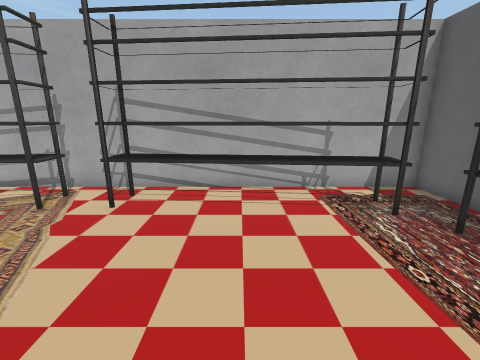
view 1 (above)

16 first-person views from a walk through a Unity game level. The camera is 1.3 m above the floor, tilts 14° down and sees 90° across. The floor is counted in squares, 0.5 m on a side. Each view is taken from the middle of a square. On the plan, view 1 faces up. The plan holds only what a view shows up to about 17 squares ahead; the rest is blank. The player is left out. Some animated figures are left out. Door leaves are left out, so doorways stand open. Some surface patterns are stand-ins.

view 2
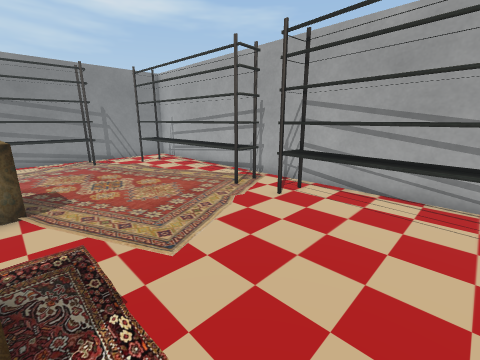

view 3
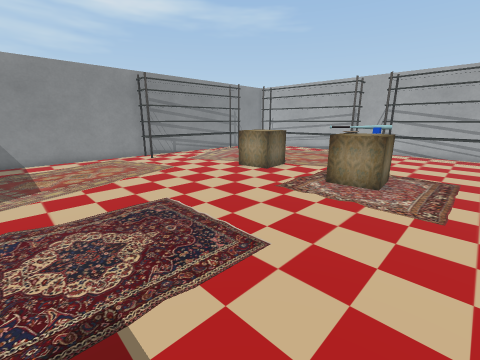

view 4
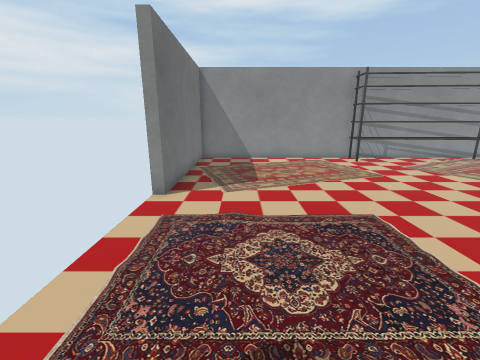

view 5
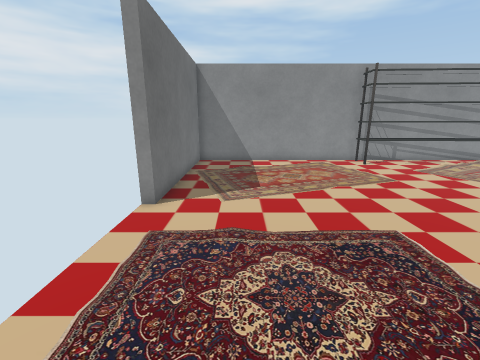

view 6
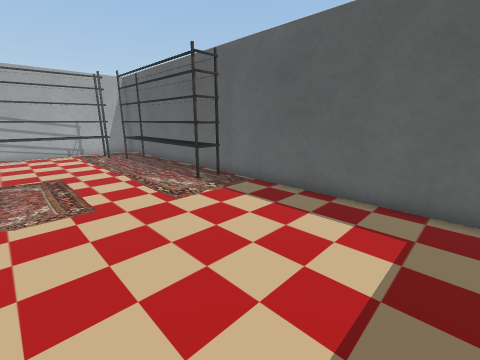

view 7
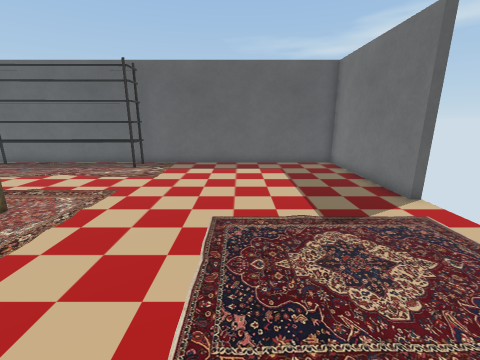

view 8
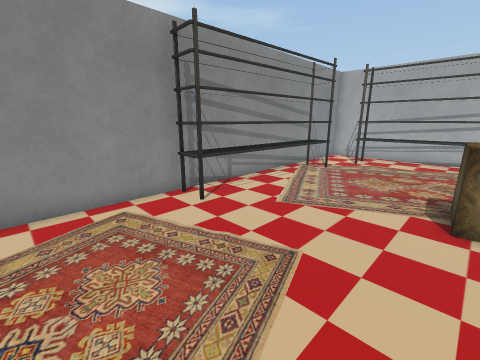

view 9
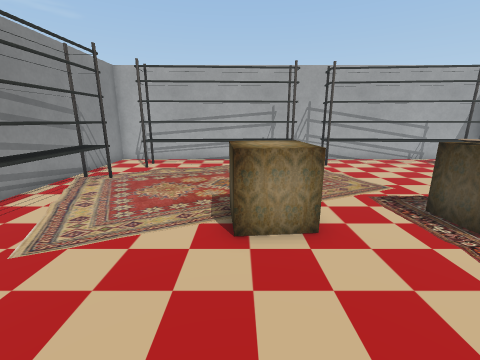

view 10
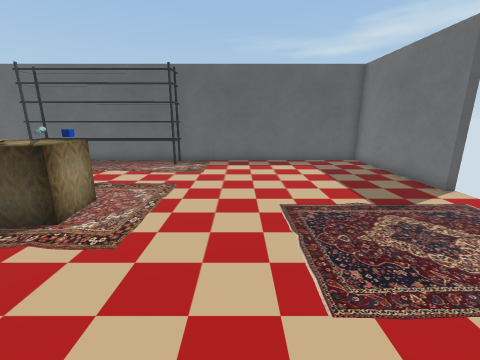

view 11
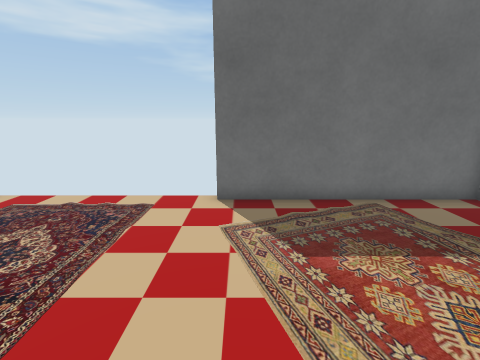

view 12
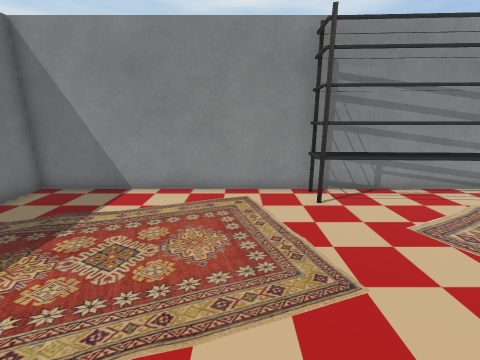

view 13
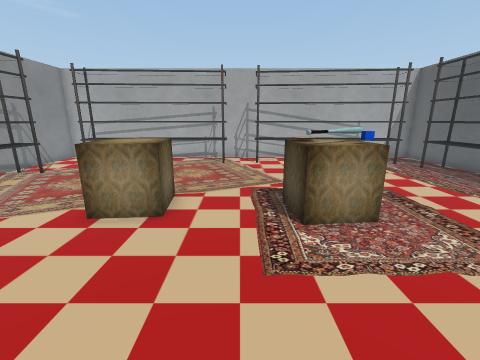

view 14
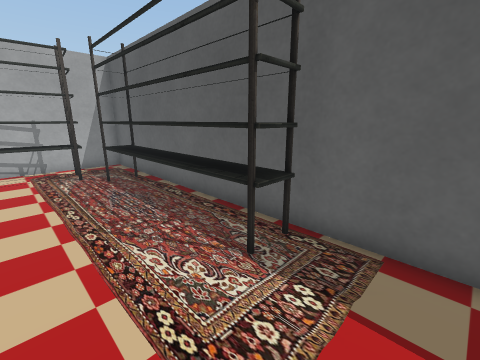

view 15
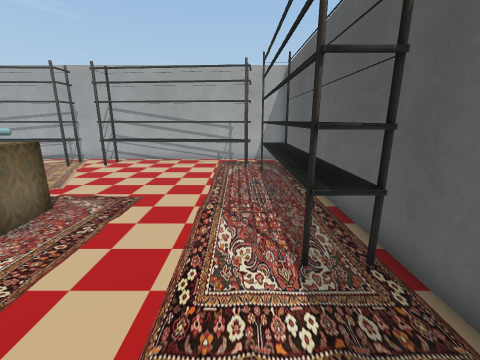

view 16
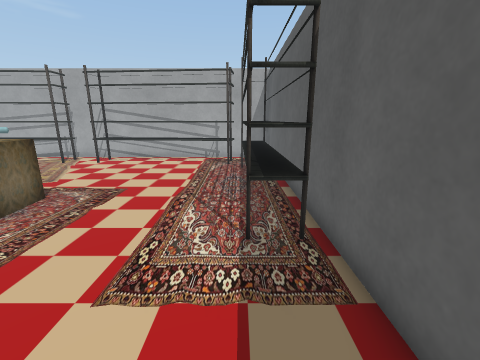

### Floor plan
Points are (right, up) in squares from view 1. A wall is a line through its corners. A room is listed if a view was taken in it or the views show most of it. See-through windows are left out.
Room 1 (views 1, 2, 3, 4, 5, 6, 7, 8, 9, 10, 11, 12, 13, 14, 15, 16)
walls: (-0.3, -14.7) (7, -14.7) (7, 5.1); (3.5, 9.3) (-17, 9.3) (-17, -14.7) (-8.2, -14.7)
ways out: open door at (-4, -15)
objects: shelf (-16, -5) to (-15, 4); shelf (-14, 6) to (-6, 8); other object (-12, 6) to (-10, 6); other object (-9, -2) to (-7, -1); other object (-9, -1) to (-7, 0); other object (-4, -3) to (-1, 0); shelf (-4, 6) to (5, 8); shelf (5, -3) to (6, 5)
Room 2 (no view inside)
walls: (7, 5.1) (7, 9.3) (3.5, 9.3)
objects: other object (4, 6) to (6, 8)

Positions as (right, up) in squares from view 1, and headings:
1: (0, 0), facing up
2: (1, 0), facing up-left
3: (1, -12), facing up-left
4: (0, -12), facing left
5: (-1, -12), facing left
6: (-1, -12), facing up-right
7: (-8, -9), facing right
8: (-9, -9), facing up-left
9: (-9, -7), facing up
10: (-9, -7), facing right
11: (-9, -7), facing down
12: (-8, -7), facing left
13: (-5, -8), facing up
14: (2, -6), facing up-right
15: (4, -7), facing up
16: (5, -8), facing up
